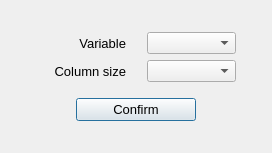
<?xml version="1.0" encoding="UTF-8"?>
<ui version="4.0">
 <class>DialogHistogram</class>
 <widget class="QDialog" name="DialogHistogram">
  <property name="geometry">
   <rect>
    <x>0</x>
    <y>0</y>
    <width>272</width>
    <height>153</height>
   </rect>
  </property>
  <property name="windowTitle">
   <string>Dialog</string>
  </property>
  <layout class="QGridLayout" name="gridLayout">
   <item row="0" column="0">
    <spacer name="horizontalSpacer_3">
     <property name="font">
      <font>
       <pointsize>10</pointsize>
      </font>
     </property>
     <property name="orientation">
      <enum>Qt::Horizontal</enum>
     </property>
     <property name="sizeType">
      <enum>QSizePolicy::Maximum</enum>
     </property>
     <property name="sizeHint" stdset="0">
      <size>
       <width>25</width>
       <height>20</height>
      </size>
     </property>
    </spacer>
   </item>
   <item row="0" column="1">
    <layout class="QVBoxLayout" name="verticalLayout_2">
     <item>
      <layout class="QVBoxLayout" name="verticalLayout">
       <item>
        <layout class="QHBoxLayout" name="horizontalLayout_2">
         <item>
          <widget class="QLabel" name="VariableLabel">
           <property name="font">
            <font>
             <pointsize>10</pointsize>
            </font>
           </property>
           <property name="text">
            <string>Variable</string>
           </property>
           <property name="alignment">
            <set>Qt::AlignRight|Qt::AlignTrailing|Qt::AlignVCenter</set>
           </property>
          </widget>
         </item>
         <item>
          <spacer name="horizontalSpacer_5">
           <property name="orientation">
            <enum>Qt::Horizontal</enum>
           </property>
           <property name="sizeType">
            <enum>QSizePolicy::Maximum</enum>
           </property>
           <property name="sizeHint" stdset="0">
            <size>
             <width>15</width>
             <height>20</height>
            </size>
           </property>
          </spacer>
         </item>
         <item>
          <widget class="QComboBox" name="variableComboBox"/>
         </item>
        </layout>
       </item>
       <item>
        <layout class="QHBoxLayout" name="horizontalLayout">
         <item>
          <widget class="QLabel" name="columnSizeLabel">
           <property name="font">
            <font>
             <pointsize>10</pointsize>
            </font>
           </property>
           <property name="text">
            <string>Column size</string>
           </property>
           <property name="alignment">
            <set>Qt::AlignRight|Qt::AlignTrailing|Qt::AlignVCenter</set>
           </property>
          </widget>
         </item>
         <item>
          <spacer name="horizontalSpacer_6">
           <property name="orientation">
            <enum>Qt::Horizontal</enum>
           </property>
           <property name="sizeType">
            <enum>QSizePolicy::Maximum</enum>
           </property>
           <property name="sizeHint" stdset="0">
            <size>
             <width>15</width>
             <height>20</height>
            </size>
           </property>
          </spacer>
         </item>
         <item>
          <widget class="QComboBox" name="granularityComboBox"/>
         </item>
        </layout>
       </item>
      </layout>
     </item>
     <item>
      <spacer name="verticalSpacer">
       <property name="orientation">
        <enum>Qt::Vertical</enum>
       </property>
       <property name="sizeType">
        <enum>QSizePolicy::Maximum</enum>
       </property>
       <property name="sizeHint" stdset="0">
        <size>
         <width>20</width>
         <height>10</height>
        </size>
       </property>
      </spacer>
     </item>
     <item>
      <layout class="QHBoxLayout" name="horizontalLayout_3">
       <item>
        <spacer name="horizontalSpacer">
         <property name="orientation">
          <enum>Qt::Horizontal</enum>
         </property>
         <property name="sizeType">
          <enum>QSizePolicy::Maximum</enum>
         </property>
         <property name="sizeHint" stdset="0">
          <size>
           <width>40</width>
           <height>20</height>
          </size>
         </property>
        </spacer>
       </item>
       <item>
        <widget class="QPushButton" name="confirmPushButton">
         <property name="font">
          <font>
           <pointsize>10</pointsize>
          </font>
         </property>
         <property name="text">
          <string>Confirm</string>
         </property>
        </widget>
       </item>
       <item>
        <spacer name="horizontalSpacer_2">
         <property name="orientation">
          <enum>Qt::Horizontal</enum>
         </property>
         <property name="sizeType">
          <enum>QSizePolicy::Maximum</enum>
         </property>
         <property name="sizeHint" stdset="0">
          <size>
           <width>40</width>
           <height>20</height>
          </size>
         </property>
        </spacer>
       </item>
      </layout>
     </item>
    </layout>
   </item>
   <item row="0" column="2">
    <spacer name="horizontalSpacer_4">
     <property name="orientation">
      <enum>Qt::Horizontal</enum>
     </property>
     <property name="sizeType">
      <enum>QSizePolicy::Maximum</enum>
     </property>
     <property name="sizeHint" stdset="0">
      <size>
       <width>25</width>
       <height>20</height>
      </size>
     </property>
    </spacer>
   </item>
  </layout>
 </widget>
 <resources/>
 <connections/>
</ui>
